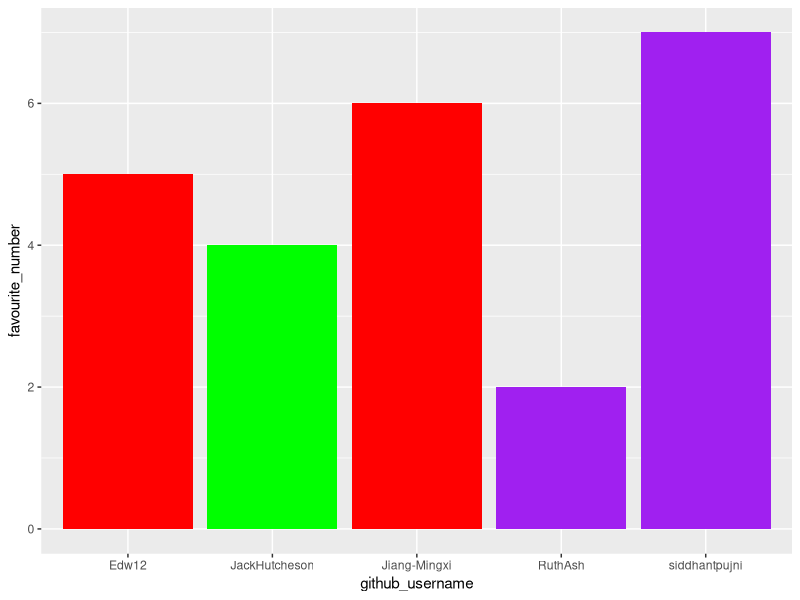
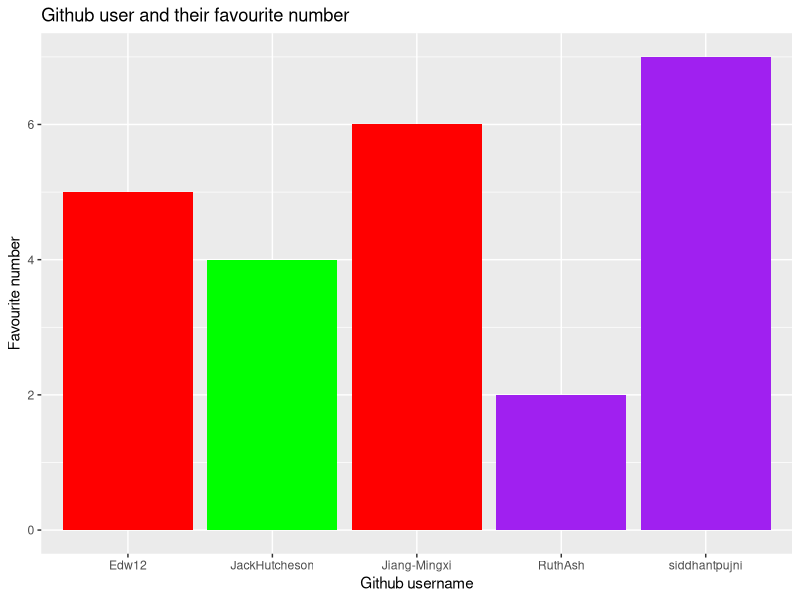
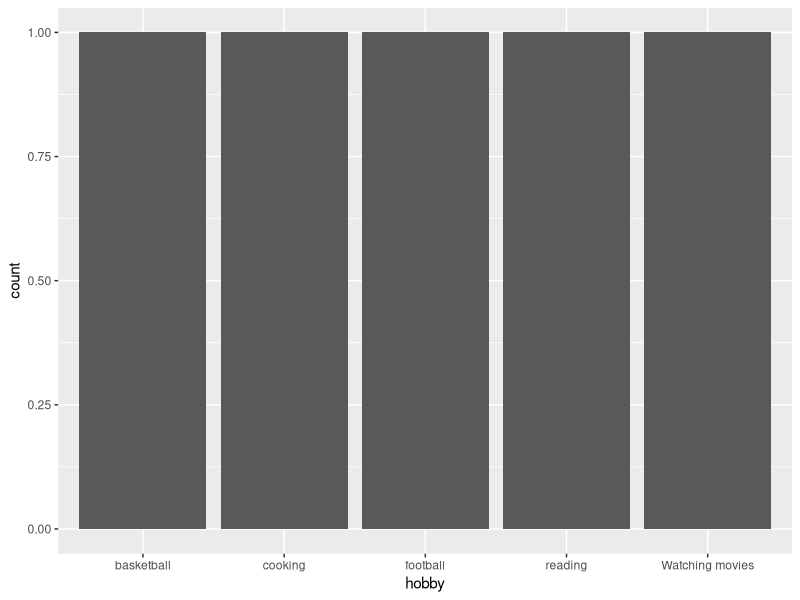

Write the R code that produced these figures, in order.
## ---- chunk 1
library(tidyverse) 
## ---- chunk 2
team_data <- tibble(
  name = c("Edward", "Jack", "Ruth", 
           "Sid", "Mingxi"),
  github_username = c("Edw12", "JackHutcheson", "RuthAsh", 
                      "siddhantpujni", "Jiang-Mingxi"), 
  colour = c("red", "green", "purple", 
             "purple", "red"),
  hobby = c("cooking", "football", "Watching movies", 
            "basketball", "reading"),
  favourite_number = c(5, 4, 2, 7, 6)
  )

team_data
## ---- chunk 3
p1 <- ggplot(data = team_data, 
             mapping = aes(x = github_username, 
                           y = favourite_number,
                           fill = colour), 
             ) +
   geom_col() +
   scale_fill_identity()
p1
## ---- chunk 4
p1 + labs(x = "Github username", 
          y = "Favourite number",
          title = "Github user and their favourite number")
## ---- chunk 5
p2 <- ggplot(team_data, aes(x = hobby)) +
  geom_bar()
p2
